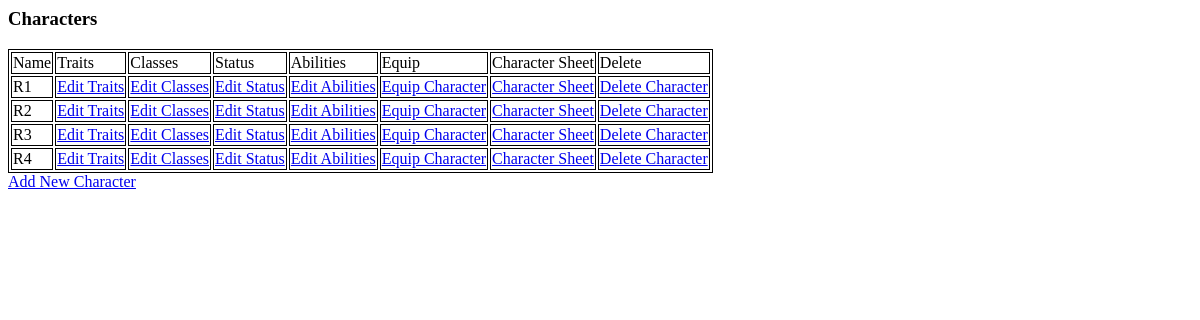
The app's page /osric_character_tools/characters.php, older data.
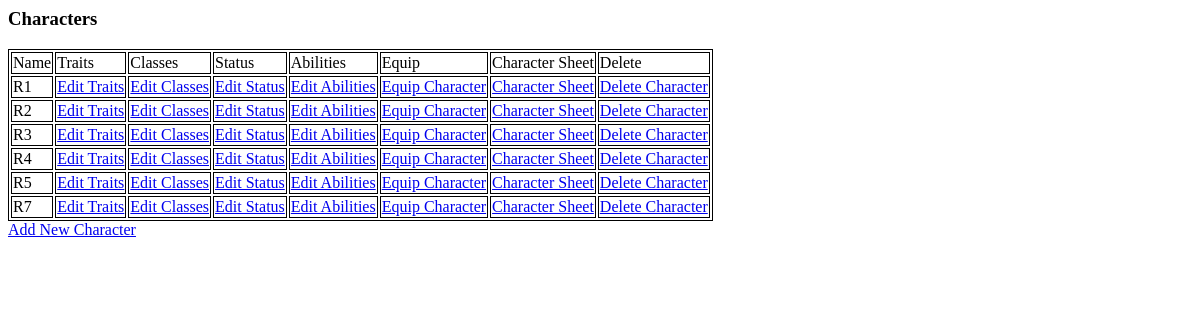
The same page, newer data.
### tables this page shows
CREATE TABLE IF NOT EXISTS `characters` (
  `CharacterName` varchar(255) NOT NULL,
  `CharacterGender` int(11) NOT NULL,
  `CharacterAge` float NOT NULL,
  `CharacterHeight` float NOT NULL,
  `CharacterWeight` float NOT NULL,
  `CharacterId` bigint(20) unsigned NOT NULL AUTO_INCREMENT,
  `CharacterAlignment` int(11) NOT NULL,
  `RaceId` bigint(20) NOT NULL,
  PRIMARY KEY (`CharacterId`)
);

### osric_character_tools/characters.php (the view, shortened to what this page needs)
<html>
<head>
<link rel="stylesheet" type="text/css" href="./css/class.css" />
</head>
<body>
<?php
include("./inc/misc.inc");
$cxn = mysqli_connect($host,$user,$passwd,$dbname) or die("Couldn't connect to server");
$query = "SELECT * from characters";
$result = mysqli_query($cxn,$query) or die("Couldn't execute query.");
?>
<h3>Characters</h3>
<?php
echo "<table id='osric_characters'>";
echo "<tr><td>Name</td><td>Traits</td><td>Classes</td><td>Status</td><td>Abilities</td><td>Equip</td><td>Character Sheet</td><td>Delete</td></tr>";
while($row = mysqli_fetch_assoc($result))
{
echo "<tr>";
echo "<td>{$row['CharacterName']}</td>";
echo "<td><a href='editcharacter.php?CharacterId={$row['CharacterId']}'>Edit Traits</a></td>";
echo "<td><a href='editcharacterclasses.php?CharacterId={$row['CharacterId']}'>Edit Classes</a></td>";
echo "<td><a href='editcharacterstatus.php?CharacterId={$row['CharacterId']}'>Edit Status</a></td>";
echo "<td><a href='editcharacterabilities.php?CharacterId={$row['CharacterId']}'>Edit Abilities</a></td>";
echo "<td><a href='equipcharacter.php?CharacterId={$row['CharacterId']}'>Equip Character</a></td>";
echo "<td><a href='charactersheet.php?CharacterId={$row['CharacterId']}'>Character Sheet</td>";
echo "<td><a href='deletecharacter.php?CharacterId={$row['CharacterId']}'>Delete Character</a></td>";
echo "</tr>";
}
echo "</table>";
echo "<a href='editcharacter.php?CharacterId=-1'>Add New Character</a></td>";
?>
</body>
</html>

Row changes from the older to the newer data that the page shows:
added characters: CharacterName "R5"
added characters: CharacterName "R7"
